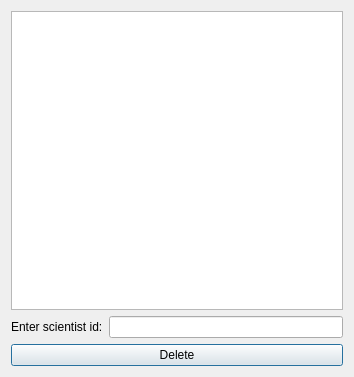
<?xml version="1.0" encoding="UTF-8"?>
<ui version="4.0">
 <class>deletecs</class>
 <widget class="QDialog" name="deletecs">
  <property name="geometry">
   <rect>
    <x>0</x>
    <y>0</y>
    <width>354</width>
    <height>377</height>
   </rect>
  </property>
  <property name="windowTitle">
   <string>Dialog</string>
  </property>
  <layout class="QVBoxLayout" name="verticalLayout">
   <item>
    <widget class="QTableWidget" name="tableWidget"/>
   </item>
   <item>
    <layout class="QHBoxLayout" name="horizontalLayout">
     <item>
      <widget class="QLabel" name="label">
       <property name="text">
        <string>Enter scientist id:</string>
       </property>
      </widget>
     </item>
     <item>
      <widget class="QLineEdit" name="lineEdit"/>
     </item>
    </layout>
   </item>
   <item>
    <widget class="QPushButton" name="pushButton">
     <property name="text">
      <string>Delete</string>
     </property>
    </widget>
   </item>
  </layout>
 </widget>
 <resources/>
 <connections/>
</ui>
